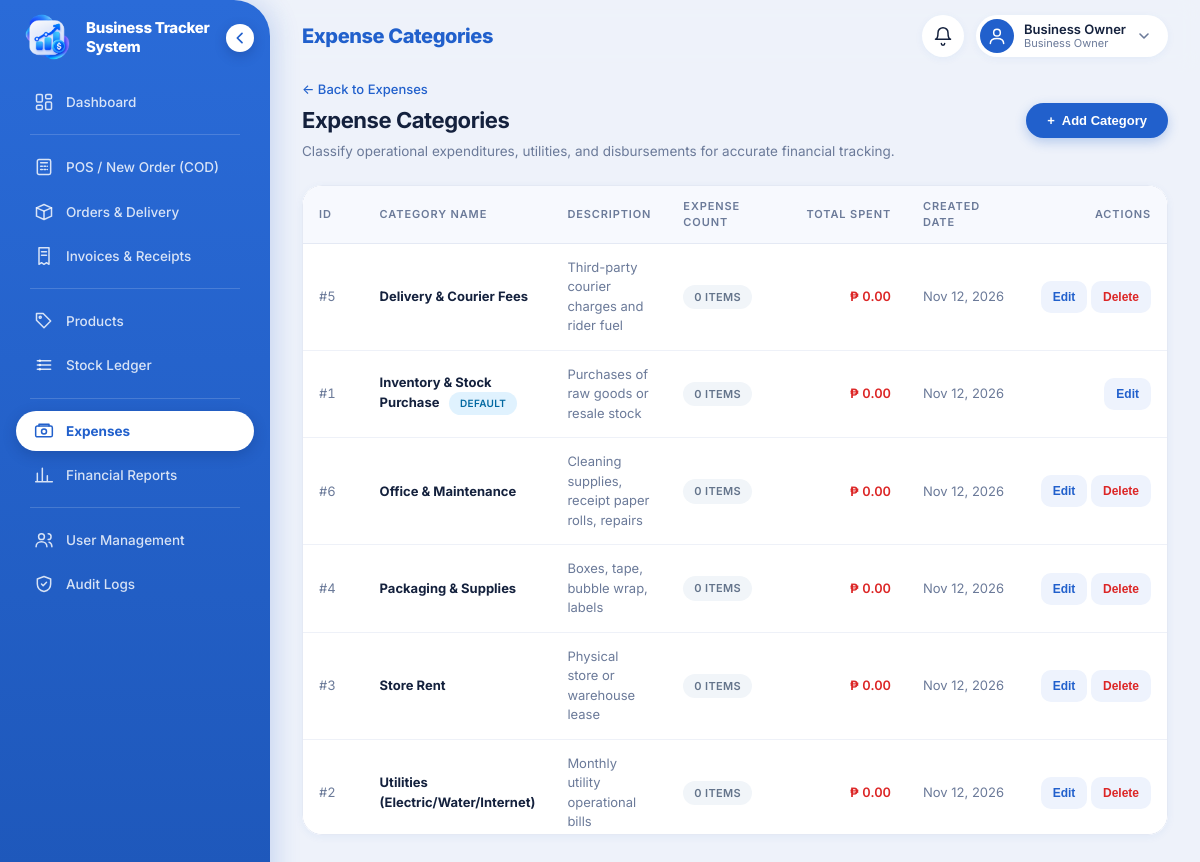
The app's page /modules/expenses/categories.php (signed in) with its own data.
### tables this page shows
CREATE TABLE IF NOT EXISTS `expense_categories` (
    `id` INT UNSIGNED AUTO_INCREMENT PRIMARY KEY,
    `name` VARCHAR(100) NOT NULL UNIQUE,
    `description` VARCHAR(255) NULL,
    `created_at` TIMESTAMP DEFAULT CURRENT_TIMESTAMP
);

### includes/auth.php (called while the page is built, shortened)
<?php
function is_logged_in(): bool {
    return !empty($_SESSION['user_id']) && !empty($_SESSION['role_name']);
}

### includes/rbac.php (called while the page is built, shortened)
<?php
require_once __DIR__ . '/auth.php';
function get_role_permissions(): array {
    return [
        ROLE_ADMIN => [
            'dashboard_view', 'dashboard_financials',
            'products_view', 'products_manage',
            'inventory_view', 'inventory_adjust',
            'orders_view', 'orders_create', 'orders_update_status', 'orders_cancel', 'orders_remit_cod',
            'expenses_view', 'expenses_manage', 'expenses_delete',
            'invoices_view', 'invoices_manage',
            'reports_view', 'reports_net_income', 'reports_export',
            'audit_view',
            'users_manage'
        ],
        ROLE_MANAGER => [
            'dashboard_view', 'dashboard_financials',
            'products_view', 'products_manage',
            'inventory_view', 'inventory_adjust',
            'orders_view', 'orders_create', 'orders_update_status', 'orders_cancel', 'orders_remit_cod',
            'expenses_view', 'expenses_manage',
            'invoices_view',
            'reports_view', 'reports_net_income', 'reports_export',
            'audit_view'
        ],
        ROLE_CASHIER => [
            'dashboard_view',
            'products_view',
            'inventory_view',
            'orders_view', 'orders_create', 'orders_update_status', 'orders_cancel',
            'invoices_view'
        ]
    ];
}
function has_permission(string $permission): bool {
    $role = $_SESSION['role_name'] ?? '';
    $matrix = get_role_permissions();
    return in_array($permission, $matrix[$role], true);
}

### modules/expenses/categories.php (the view, shortened to what this page needs)
<?php
require_once __DIR__ . '/../../includes/auth.php';
require_once __DIR__ . '/../../includes/rbac.php';
$canManage = has_permission('expenses_manage');
$db = get_db();
$stmtCats = $db->query("
    SELECT c.id, c.name, c.description, c.created_at,
           COUNT(e.id) AS expense_count,
           COALESCE(SUM(e.amount), 0.00) AS total_spent
    FROM expense_categories c
    LEFT JOIN expenses e ON c.id = e.category_id AND e.deleted_at IS NULL
    GROUP BY c.id, c.name, c.description, c.created_at
    ORDER BY c.name ASC
");
$categories = $stmtCats->fetchAll();
require_once __DIR__ . '/../../includes/header.php';
?>
<div class="page-header" style="display: flex; justify-content: space-between; align-items: center; margin-bottom: 24px; flex-wrap: wrap; gap: 16px;">
    <div>
        <div style="display: flex; align-items: center; gap: 8px; margin-bottom: 4px;">
            <a href="<?= BASE_URL ?>/modules/expenses/" style="color: var(--color-primary); text-decoration: none; font-size: 13px; font-weight: 500;">
                &larr; Back to Expenses
            </a>
        </div>
        <h1 style="font-size: 22px; font-weight: 700; color: var(--text-main); margin: 0;">Expense Categories</h1>
        <p style="font-size: 13.5px; color: var(--text-muted); margin: 4px 0 0 0;">
            Classify operational expenditures, utilities, and disbursements for accurate financial tracking.
        </p>
    </div>
    <?php if ($canManage): ?>
        <button type="button" class="btn btn-primary" id="openAddCategoryBtn">
            <span>+</span> Add Category
        </button>
    <?php endif; ?>
</div>
<div class="card" style="padding: 0; overflow: hidden;">
    <div class="table-responsive">
        <table class="table" id="categoriesTable">
            <thead>
                <tr>
                    <th style="width: 70px;">ID</th>
                    <th>Category Name</th>
                    <th>Description</th>
                    <th style="width: 140px;">Expense Count</th>
                    <th style="width: 160px; text-align: right;">Total Spent</th>
                    <th style="width: 140px;">Created Date</th>
                    <?php if ($canManage): ?>
                        <th style="width: 140px; text-align: right;">Actions</th>
                    <?php endif; ?>
                </tr>
            </thead>
            <tbody id="categoryTableBody">
                <?php if (empty($categories)): ?>
                    <tr>
                        <td colspan="<?= $canManage ? '7' : '6' ?>" style="text-align: center; padding: 40px 20px; color: var(--text-muted);">
                            No categories found. Click "Add Category" to create your first expense classification.
                        </td>
                    </tr>
                <?php else: ?>
                    <?php foreach ($categories as $cat): ?>
                        <tr id="cat-row-<?= (int)$cat['id'] ?>">
                            <td class="tabular-nums" style="color: var(--text-muted);">#<?= (int)$cat['id'] ?></td>
                            <td>
                                <strong><?= htmlspecialchars($cat['name'], ENT_QUOTES, 'UTF-8') ?></strong>
                                <?php if ((int)$cat['id'] === 1): ?>
                                    <span class="badge badge-confirmed" style="margin-left: 6px; font-size: 10px;">Default</span>
                                <?php endif; ?>
                            </td>
                            <td style="color: var(--text-muted);">
                                <?= !empty($cat['description']) ? htmlspecialchars($cat['description'], ENT_QUOTES, 'UTF-8') : '<em style="color:#94a3b8;">None provided</em>' ?>
                            </td>
                            <td>
                                <span class="badge <?= (int)$cat['expense_count'] > 0 ? 'badge-confirmed' : 'badge-inactive' ?>">
                                    <?= (int)$cat['expense_count'] ?> item<?= (int)$cat['expense_count'] === 1 ? '' : 's' ?>
                                </span>
                            </td>
                            <td style="text-align: right; font-weight: 600; color: var(--color-danger);" class="tabular-nums">
                                ₱ <?= number_format((float)$cat['total_spent'], 2) ?>
                            </td>
                            <td style="font-size: 13px; color: var(--text-muted);">
                                <?= date('M d, Y', strtotime($cat['created_at'])) ?>
                            </td>
                            <?php if ($canManage): ?>
                                <td style="text-align: right; white-space: nowrap;">
                                    <button type="button" class="btn btn-outline btn-sm edit-cat-btn"
                                            data-id="<?= (int)$cat['id'] ?>"
                                            data-name="<?= htmlspecialchars($cat['name'], ENT_QUOTES, 'UTF-8') ?>"
                                            data-description="<?= htmlspecialchars($cat['description'] ?? '', ENT_QUOTES, 'UTF-8') ?>"
                                            title="Edit category details">
                                        Edit
                                    </button>
                                    <?php if ((int)$cat['id'] !== 1): ?>
                                        <button type="button" class="btn btn-outline btn-sm delete-cat-btn"
                                                style="color: var(--color-danger); border-color: var(--color-danger-border);"
                                                data-id="<?= (int)$cat['id'] ?>"
                                                data-name="<?= htmlspecialchars($cat['name'], ENT_QUOTES, 'UTF-8') ?>"
                                                data-count="<?= (int)$cat['expense_count'] ?>"
                                                title="Delete category">
                                            Delete
                                        </button>
                                    <?php endif; ?>
                                </td>
                            <?php endif; ?>
                        </tr>
                    <?php endforeach; ?>
                <?php endif; ?>
            </tbody>
        </table>
    </div>
</div>
<?php require_once __DIR__ . '/../../includes/footer.php'; ?>

### records on screen
expense_categories: id "5", name "Delivery & Courier Fees", description "Third-party courier charges and rider fuel", expense_count "0", total_spent "0.00", created_at "Nov 12, 2026"
expense_categories: id "1", name "Inventory & Stock Purchase", shows "DEFAULT", description "Purchases of raw goods or resale stock", expense_count "0", total_spent "0.00", created_at "Nov 12, 2026"
expense_categories: id "6", name "Office & Maintenance", description "Cleaning supplies, receipt paper rolls, repairs", expense_count "0", total_spent "0.00", created_at "Nov 12, 2026"
expense_categories: id "4", name "Packaging & Supplies", description "Boxes, tape, bubble wrap, labels", expense_count "0", total_spent "0.00", created_at "Nov 12, 2026"
expense_categories: id "3", name "Store Rent", description "Physical store or warehouse lease", expense_count "0", total_spent "0.00", created_at "Nov 12, 2026"
expense_categories: id "2", name "Utilities (Electric/Water/Internet)", description "Monthly utility operational bills", expense_count "0", total_spent "0.00", created_at "Nov 12, 2026"

### other values on screen
$pageTitle "Expense Categories"
$user['full_name'] "Business Owner"
$user['role_label'] "Business Owner"
